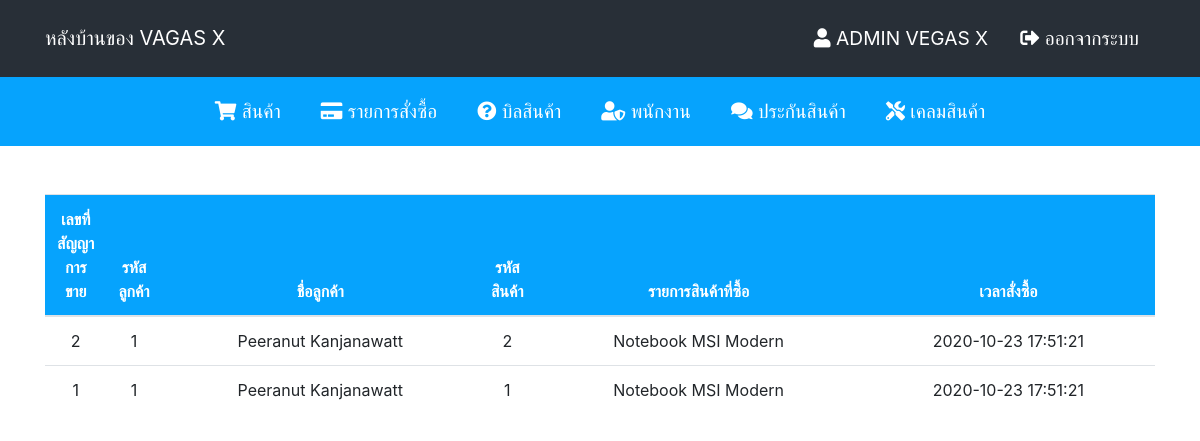
Page /admin/list.php (signed in) on the earlier database version.
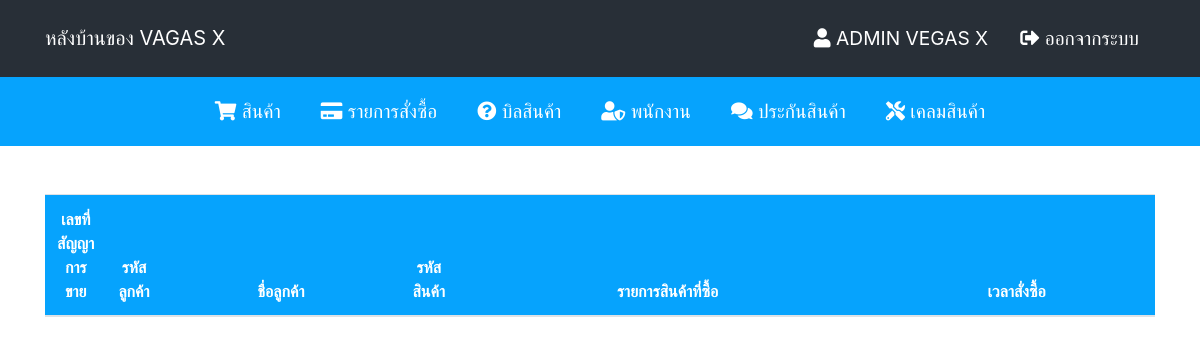
Same page on the later database version.
### tables this page shows
CREATE TABLE `sales` (
  `sale_id` int(11) NOT NULL,
  `client_id` varchar(255) NOT NULL,
  `store_code` varchar(255) NOT NULL,
  `sale_date` varchar(255) NOT NULL
);

CREATE TABLE `client` (
  `client_id` int(11) NOT NULL,
  `client_name` varchar(255) NOT NULL,
  `client_address` varchar(255) NOT NULL,
  `client_phone` varchar(255) NOT NULL,
  `client_username` varchar(255) NOT NULL,
  `client_password` varchar(255) NOT NULL
);

CREATE TABLE `store` (
  `store_id` int(11) NOT NULL,
  `store_image` text NOT NULL,
  `store_name` varchar(255) NOT NULL,
  `store_price` varchar(255) NOT NULL,
  `store_type` varchar(255) NOT NULL
);

### admin/list.php (the view, shortened to what this page needs)
<?php
    include('../config/db.php');
?>
<!DOCTYPE html>
<html lang="en">
<head>
    <?php include('includes/css.php'); ?>
</head>
<body>
    <?php include('includes/navbar.php'); ?>
    <div class="container mt-5">
        <table class="table text-center">
            <thead class="table-custom">
                <tr>
                    <th width="30">เลขที่สัญญาการขาย</th>
                    <th width="30">รหัสลูกค้า</th>
                    <th>ชื่อลูกค้า</th>
                    <th width="30">รหัสสินค้า</th>
                    <th>รายการสินค้าที่ซื้อ</th>
                    <th>เวลาสั่งซื้อ</th>
                </tr>
            </thead>
            <tbody>
                <?php
                     $sql = "SELECT * FROM `sales` ORDER BY `sale_id` DESC";
                     $query = mysqli_query($conn, $sql);
                     while($row = mysqli_fetch_array($query)) {
                         $id_client = $row['client_id'];
                         $client_id_sql = "SELECT * FROM `client` WHERE `client_id` = '$id_client'";
                         $client_id_query = mysqli_query($conn, $client_id_sql);
                         while($client_result = mysqli_fetch_array($client_id_query)) {
                            $store_code = $row['store_code'];
                            $store_sql = "SELECT * FROM `store` WHERE `store_id` = '$store_code'";
                            $store_query = mysqli_query($conn, $store_sql);
                            while($store_row = mysqli_fetch_array($store_query)) {
                ?>
                <tr>
                    <td><?= $row['sale_id']; ?></td>
                    <td><?= $row['client_id']; ?></td>
                    <td><?= mb_substr($client_result['client_name'], 0, 20, "UTF8"); ?></td>
                    <td><?= $row['store_code']; ?></td>
                    <td><?= mb_substr($store_row['store_name'], 0, 20, "UTF8"); ?></td>
                    <td><?= $row['sale_date']; ?></td>
                </tr>
                <?php } }} ?>
            </tbody>
        </table>
    </div>
</body>
</html>

### admin/includes/css.php
<link rel="stylesheet" href="../css/bootstrap.min.css">
<link rel="stylesheet" href="../css/style.css">
<link rel="stylesheet" href="../icons/css/all.min.css">

### admin/includes/navbar.php (shortened to what this page needs)
<nav class="navbar navbar-expand-lg navbar-custom bg-custom">
        <div class="container">
            <a href="index.php" class="navbar-brand">หลังบ้านของ VAGAS X</a>
            <div class="collapse navbar-collapse" id="navbarResposive">
                <ul class="navbar-nav ml-auto">
                    <?php
                        if(!empty($_SESSION['admin'])) {
                    ?>
                    <li class="nav-item">
                        <a href="index.php" class="nav-link nav-link-top-navbar"><i class="fas fa-user"></i> <?= $_SESSION['admin']; ?></a>
                    </li>
                    <li class="nav-item">
                        <a href="../logout.php" class="nav-link nav-link-top-navbar"><i class="fas fa-sign-out-alt"></i> ออกจากระบบ</a>
                    </li>
                    <?php } ?>
                </ul>
            </div>
        </div>
    </nav>
    <nav class="navbar navbar-expand-lg navbar-custom2 bg-custom2">
        <div class="container">
            <div class="collapse navbar-collapse" id="navbarResposive">
                <ul class="navbar-nav mx-auto">
                    <li class="nav-item">
                        <a href="store.php" class="nav-link nav-link-top-navbar"><i class="fas fa-shopping-cart"></i> สินค้า</a>
                    </li>
                    <li class="nav-item">
                        <a href="list.php" class="nav-link nav-link-top-navbar"><i class="fas fa-credit-card"></i> รายการสั่งซื้อ</a>
                    </li>
                    <li class="nav-item">
                        <a href="bill.php" class="nav-link nav-link-top-navbar"><i class="fas fa-question-circle"></i> บิลสินค้า</a>
                    </li>
                    <li class="nav-item">
                        <a href="employee.php" class="nav-link nav-link-top-navbar"><i class="fas fa-user-shield"></i> พนักงาน</a>
                    </li>
                    <li class="nav-item">
                        <a href="insurance.php" class="nav-link nav-link-top-navbar"><i class="fas fa-comments"></i> ประกันสินค้า</a>
                    </li>
                    <li class="nav-item">
                        <a href="formation.php" class="nav-link nav-link-top-navbar"><i class="fas fa-tools"></i> เคลมสินค้า</a>
                    </li>
                </ul>
            </div>
        </div>
    </nav>

### css/style.css (style rules this page uses)
.navbar-custom a.nav-link-top-navbar { font-size: 1.2rem; color: white; margin: 8px; }
.bg-custom { background-color: #282F37; }
.navbar-custom2 a.nav-link-top-navbar { font-size: 1.2rem; color: white; padding: 12px; margin: 0px 12px 0 12px; }
.bg-custom2 { background-color:#06a3fd; }
a.navbar-brand { color: white; }
.table-custom { background: #06a3fd; color: white; }

Differences in the rows shown:
removed sales: sale_id "2", client "1", store_code "2", sale_date "2020-10-23 17:51:21"
removed client: client_name "Peeranut Kanjanawatt"
removed store: store_name "Notebook MSI Modern"
removed sales: sale_id "1", client "1", store_code "1", sale_date "2020-10-23 17:51:21"
removed store: store_name "Notebook MSI Modern"
